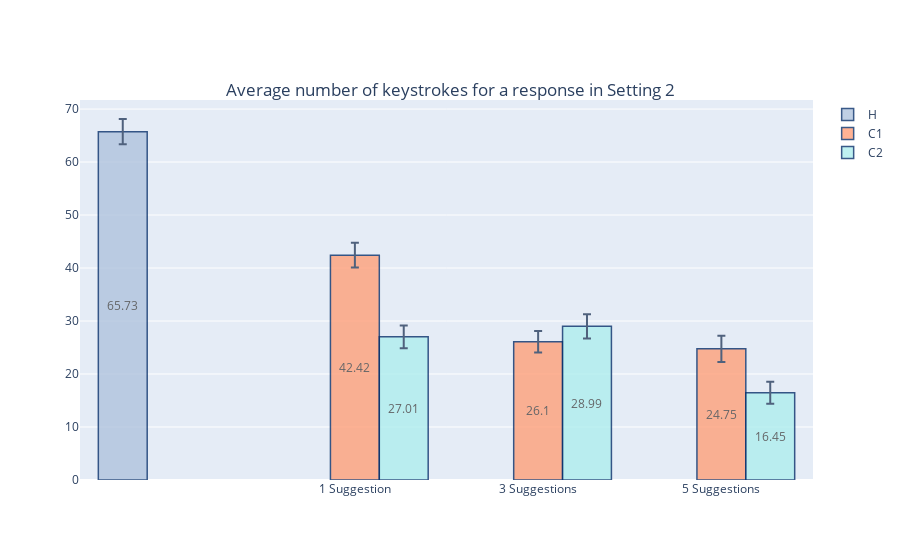

The notebook cell saved with this chart:
### Code cell
colors = ['#FAEBD7', '#FFA07A', '#B0C4DE', '#AFEEEE', '#8FBC8F']
x = ['1 Suggestion', '3 Suggestions', '5 Suggestions']
fig = go.Figure()

xHuman = ['']
yHuman = [Set1]
yHumanErorr = [np.std(z)/math.sqrt(len(z)) for z in yHuman] 
yHuman = [round(statistics.mean(z), 2) for z in yHuman]

fig.add_trace(go.Bar(
    name='H',
    x=xHuman, y=yHuman, text=yHuman, textposition='inside',insidetextanchor='middle',
    marker_color='#B0C4DE',
    marker_line_color='rgb(8,48,107)', marker_line_width=1.5, opacity=0.8,
    error_y=dict(type='data', array=yHumanErorr)
))

ySuggOnly = [sugg1, sugg3, sugg5]
ySuggOnlyErorr = [np.std(z)/math.sqrt(len(z)) for z in ySuggOnly] 
ySuggOnly = [round(statistics.mean(z), 2) for z in ySuggOnly]

fig.add_trace(go.Bar(
    name='C1',
    x=x, y=ySuggOnly, text=ySuggOnly, textposition='inside',insidetextanchor='middle',
    marker_color='lightsalmon',
    marker_line_color='rgb(8,48,107)', marker_line_width=1.5, opacity=0.8,
    error_y=dict(type='data', array=ySuggOnlyErorr)
))

yAutoSugg = [autoSugg1, autoSugg3, autoSugg5]
yAutoSuggErorr = [np.std(z)/math.sqrt(len(z)) for z in yAutoSugg] 
yAutoSugg = [round(statistics.mean(z), 2) for z in yAutoSugg]

fig.add_trace(go.Bar(
    name='C2',
    x=x, y=yAutoSugg, text=yAutoSugg, textposition='inside',insidetextanchor='middle',
    marker_color='#AFEEEE',
    marker_line_color='rgb(8,48,107)', marker_line_width=1.5, opacity=0.8,
    error_y=dict(type='data', array=yAutoSuggErorr)
))


fig.update_layout(
    title={
        'text': 'Average number of keystrokes for a response in Setting 2',
        'y':0.85,
        'x':0.5,
        'xanchor': 'center',
        'yanchor': 'top'})

fig.show()

### Figure 1 — Plotly figure (JSON) as saved in the notebook; plotly's stock layout.template omitted (floating-point values rounded to 4 significant figures)
{"data": [{"error_y": {"array": [2.392], "type": "data"}, "insidetextanchor": "middle", "marker": {"color": "#B0C4DE", "line": {"color": "rgb(8,48,107)", "width": 1.5}}, "name": "H", "opacity": 0.8, "text": ["65.73"], "textposition": "inside", "type": "bar", "x": [""], "y": [65.73]}, {"error_y": {"array": [2.34, 2.017, 2.472], "type": "data"}, "insidetextanchor": "middle", "marker": {"color": "lightsalmon", "line": {"color": "rgb(8,48,107)", "width": 1.5}}, "name": "C1", "opacity": 0.8, "text": ["42.42", "26.1", "24.75"], "textposition": "inside", "type": "bar", "x": ["1 Suggestion", "3 Suggestions", "5 Suggestions"], "y": [42.42, 26.1, 24.75]}, {"error_y": {"array": [2.131, 2.301, 2.069], "type": "data"}, "insidetextanchor": "middle", "marker": {"color": "#AFEEEE", "line": {"color": "rgb(8,48,107)", "width": 1.5}}, "name": "C2", "opacity": 0.8, "text": ["27.01", "28.99", "16.45"], "textposition": "inside", "type": "bar", "x": ["1 Suggestion", "3 Suggestions", "5 Suggestions"], "y": [27.01, 28.99, 16.45]}], "layout": {"title": {"text": "Average number of keystrokes for a response in Setting 2", "x": 0.5, "xanchor": "center", "y": 0.85, "yanchor": "top"}}}
